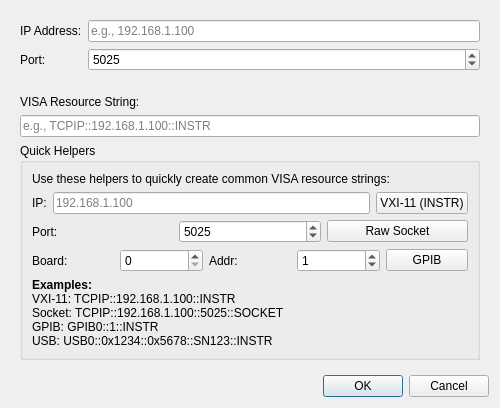
<?xml version="1.0" encoding="UTF-8"?>
<ui version="4.0">
 <class>ConnectionDialog</class>
 <widget class="QDialog" name="ConnectionDialog">
  <property name="geometry">
   <rect>
    <x>0</x>
    <y>0</y>
    <width>500</width>
    <height>400</height>
   </rect>
  </property>
  <property name="windowTitle">
   <string>Connection Setup</string>
  </property>
  <layout class="QVBoxLayout" name="verticalLayout">
   <item>
    <widget class="QWidget" name="tcpipWidget" native="true">
     <layout class="QFormLayout" name="formLayout">
      <item row="0" column="0">
       <widget class="QLabel" name="ipLabel">
        <property name="text">
         <string>IP Address:</string>
        </property>
       </widget>
      </item>
      <item row="0" column="1">
       <widget class="QLineEdit" name="ipAddressEdit">
        <property name="placeholderText">
         <string>e.g., 192.168.1.100</string>
        </property>
       </widget>
      </item>
      <item row="1" column="0">
       <widget class="QLabel" name="portLabel">
        <property name="text">
         <string>Port:</string>
        </property>
       </widget>
      </item>
      <item row="1" column="1">
       <widget class="QSpinBox" name="portSpinBox">
        <property name="minimum">
         <number>1</number>
        </property>
        <property name="maximum">
         <number>65535</number>
        </property>
        <property name="value">
         <number>5025</number>
        </property>
       </widget>
      </item>
     </layout>
    </widget>
   </item>
   <item>
    <widget class="QWidget" name="visaWidget" native="true">
     <layout class="QVBoxLayout" name="verticalLayout_2">
      <item>
       <widget class="QLabel" name="resourceLabel">
        <property name="text">
         <string>VISA Resource String:</string>
        </property>
       </widget>
      </item>
      <item>
       <widget class="QLineEdit" name="resourceEdit">
        <property name="placeholderText">
         <string>e.g., TCPIP::192.168.1.100::INSTR</string>
        </property>
       </widget>
      </item>
      <item>
       <widget class="QGroupBox" name="helpersGroupBox">
        <property name="title">
         <string>Quick Helpers</string>
        </property>
        <layout class="QVBoxLayout" name="verticalLayout_3">
         <item>
          <widget class="QLabel" name="helpersInfoLabel">
           <property name="text">
            <string>Use these helpers to quickly create common VISA resource strings:</string>
           </property>
           <property name="wordWrap">
            <bool>true</bool>
           </property>
          </widget>
         </item>
         <item>
          <layout class="QHBoxLayout" name="horizontalLayout">
           <item>
            <widget class="QLabel" name="helperIpLabel">
             <property name="text">
              <string>IP:</string>
             </property>
            </widget>
           </item>
           <item>
            <widget class="QLineEdit" name="helperIpEdit">
             <property name="placeholderText">
              <string>192.168.1.100</string>
             </property>
            </widget>
           </item>
           <item>
            <widget class="QPushButton" name="tcpipHelperButton">
             <property name="text">
              <string>VXI-11 (INSTR)</string>
             </property>
             <property name="toolTip">
              <string>Create TCPIP::IP::INSTR resource</string>
             </property>
            </widget>
           </item>
          </layout>
         </item>
         <item>
          <layout class="QHBoxLayout" name="horizontalLayout_2">
           <item>
            <widget class="QLabel" name="helperPortLabel">
             <property name="text">
              <string>Port:</string>
             </property>
            </widget>
           </item>
           <item>
            <widget class="QSpinBox" name="helperPortSpinBox">
             <property name="minimum">
              <number>1</number>
             </property>
             <property name="maximum">
              <number>65535</number>
             </property>
             <property name="value">
              <number>5025</number>
             </property>
            </widget>
           </item>
           <item>
            <widget class="QPushButton" name="socketHelperButton">
             <property name="text">
              <string>Raw Socket</string>
             </property>
             <property name="toolTip">
              <string>Create TCPIP::IP::PORT::SOCKET resource</string>
             </property>
            </widget>
           </item>
          </layout>
         </item>
         <item>
          <layout class="QHBoxLayout" name="horizontalLayout_3">
           <item>
            <widget class="QLabel" name="helperBoardLabel">
             <property name="text">
              <string>Board:</string>
             </property>
            </widget>
           </item>
           <item>
            <widget class="QSpinBox" name="helperBoardSpinBox">
             <property name="maximum">
              <number>99</number>
             </property>
            </widget>
           </item>
           <item>
            <widget class="QLabel" name="helperAddressLabel">
             <property name="text">
              <string>Addr:</string>
             </property>
            </widget>
           </item>
           <item>
            <widget class="QSpinBox" name="helperAddressSpinBox">
             <property name="maximum">
              <number>30</number>
             </property>
             <property name="value">
              <number>1</number>
             </property>
            </widget>
           </item>
           <item>
            <widget class="QPushButton" name="gpibHelperButton">
             <property name="text">
              <string>GPIB</string>
             </property>
             <property name="toolTip">
              <string>Create GPIB resource</string>
             </property>
            </widget>
           </item>
          </layout>
         </item>
         <item>
          <widget class="QLabel" name="examplesLabel">
           <property name="text">
            <string>&lt;b&gt;Examples:&lt;/b&gt;&lt;br/&gt;
VXI-11: TCPIP::192.168.1.100::INSTR&lt;br/&gt;
Socket: TCPIP::192.168.1.100::5025::SOCKET&lt;br/&gt;
GPIB: GPIB0::1::INSTR&lt;br/&gt;
USB: USB0::0x1234::0x5678::SN123::INSTR</string>
           </property>
           <property name="textFormat">
            <enum>Qt::RichText</enum>
           </property>
           <property name="wordWrap">
            <bool>true</bool>
           </property>
          </widget>
         </item>
        </layout>
       </widget>
      </item>
     </layout>
    </widget>
   </item>
   <item>
    <spacer name="verticalSpacer">
     <property name="orientation">
      <enum>Qt::Vertical</enum>
     </property>
     <property name="sizeHint" stdset="0">
      <size>
       <width>20</width>
       <height>40</height>
      </size>
     </property>
    </spacer>
   </item>
   <item>
    <widget class="QDialogButtonBox" name="buttonBox">
     <property name="orientation">
      <enum>Qt::Horizontal</enum>
     </property>
     <property name="standardButtons">
      <set>QDialogButtonBox::Cancel|QDialogButtonBox::Ok</set>
     </property>
    </widget>
   </item>
  </layout>
 </widget>
 <resources/>
 <connections/>
</ui>
